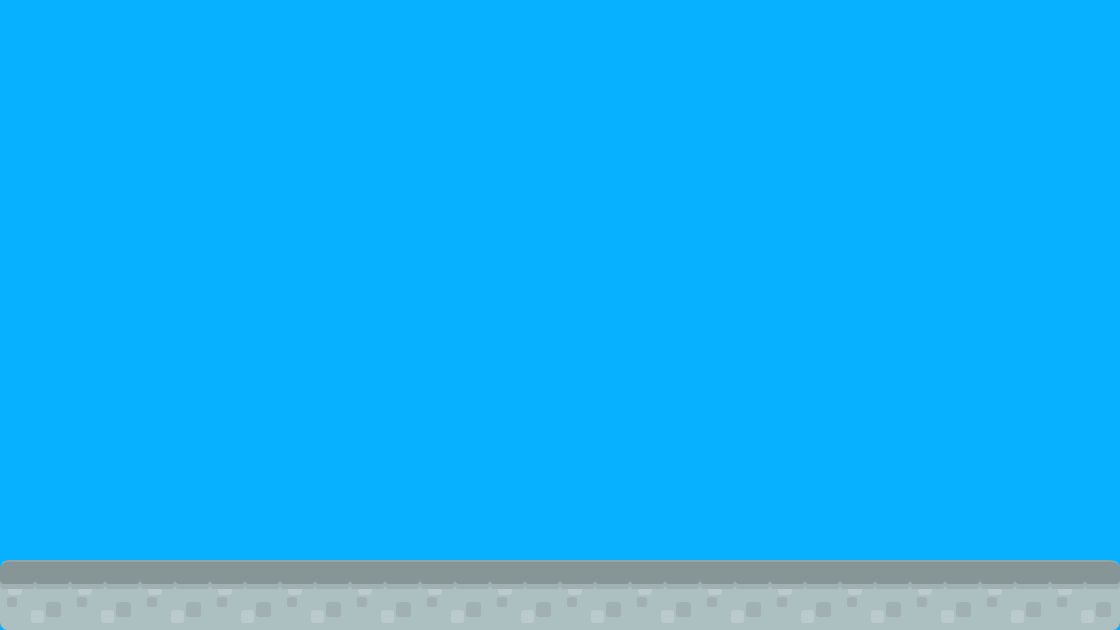

This is a level from a 2D game, rendered from its Tiled map with the project's own tilesets. A one-line summary and the map file follow, with tile-layer data summarised:
An orthogonal 16x9 tile map with 70x70 px tiles, 1 tile layer (background1), 2 tilesets.

<map version="1.0" orientation="orthogonal" renderorder="right-down" width="16" height="9" tilewidth="70" tileheight="70" backgroundcolor="#08b1ff">
 <tileset firstgid="1" name="background-tiles" tilewidth="70" tileheight="70">
  <image source="../img/background-tiles.png" width="910" height="910" />
 </tileset>
 <tileset firstgid="170" name="meta-tiles" tilewidth="70" tileheight="70">
  <image source="../img/meta-tiles.png" width="350" height="70" />
 </tileset>
 <layer name="background1" width="16" height="9">
  <data>[144 cells, 16 non-empty, 3 distinct tile ids]</data>
 </layer>
</map>
